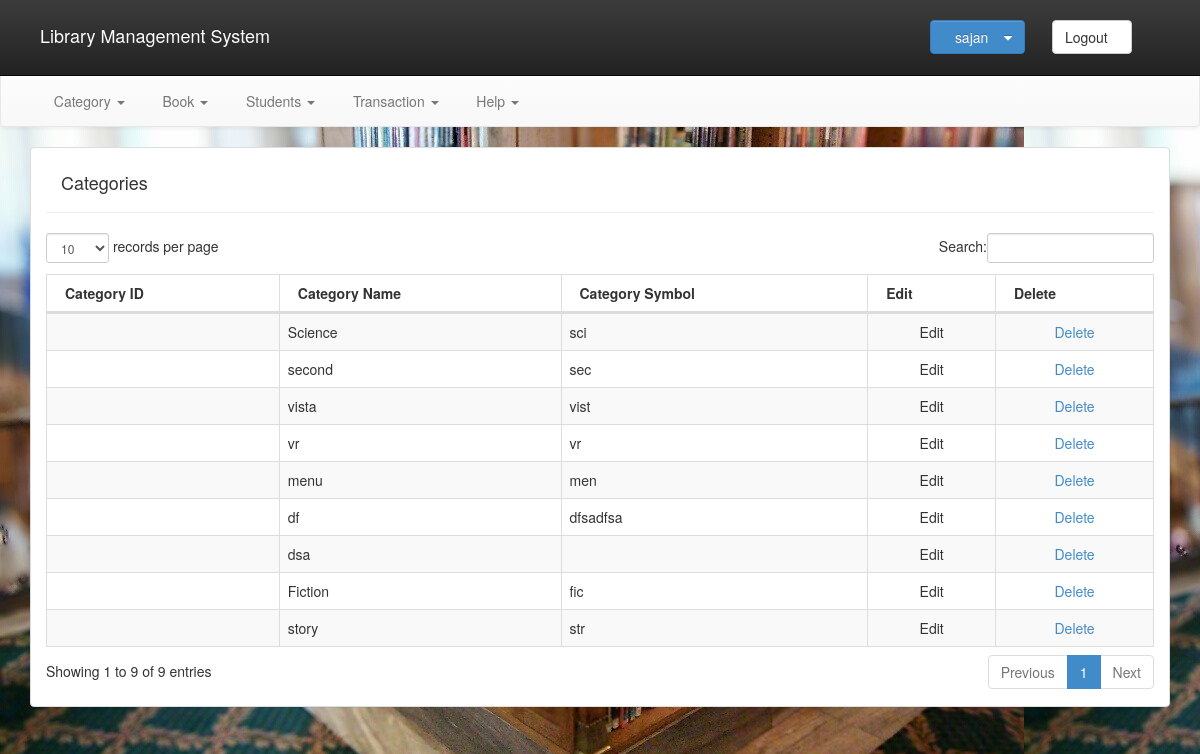
Page /categoryview.php (signed in) on the committed database.
### tables this page shows
CREATE TABLE `category` (
  `ID` int(11) NOT NULL AUTO_INCREMENT,
  `c_name` varchar(50) NOT NULL,
  `c_symbol` varchar(50) NOT NULL,
  PRIMARY KEY (`ID`)
);

### classes/Category.php (called while the page is built, shortened)
<?php
class Category{
    function viewcategory(){
        $query ="SELECT * FROM category";
         $result = mysql_query($query);
        return $result;
    }
}

### includes/config.php (called while the page is built)
<?php
$base_url = "http://localhost/lms/";

### categoryview.php (the view, shortened to what this page needs)
<?php
include 'includes/header.php';
?>
<div class="container" style="margin-top: 10px">
<div class="row">
<div class="col-lg-12">
    <div class="panel panel-default">
<div class="panel-body">
<div class="page-header" style="margin-top: 0px">
    <div class="row">
        <div class="col-lg-12">
            <div class="col-lg-4">
                <h4> Categories </h4>
            </div>
            <div class="col-lg-4">
            </div>
            <div class="col-lg-4">
            </div>
        </div>
    </div>
</div>
<div class="row">
    <div class="col-lg-12">
        <table id="example" class="table table-bordered table-striped" cellspacing="0" width="100%"">
            <thead>
            <tr>
                <th>Category ID</th>
                <th>Category Name</th>
                <th>Category Symbol</th>
                <th>Edit</th>
                <th>Delete</th>
            </tr>
            </thead>
            <tbody>
            <?php
            include ('classes/category.php');
            $categoryview_object = new category();
            $data= $categoryview_object->viewcategory();
            $num = mysql_num_rows($data);
            for ($j = 0; $j < $num; $j++) {
                $row1 = mysql_fetch_array($data);
                ?>
                <tr>
                    <td><?php echo $row1['id'] ?></td>
                    <td><?php echo $row1['c_name']?></td>
                    <td><?php echo $row1['c_symbol'] ?></td>
                    <td class="center">
                        <a style="text-decoration: none;color:inherit"
                           href="editcategory.php?cat_id=<?php echo($row1['id']) ?>">
                            Edit
                        </a>
                    </td>
                    <td class="center">
                        <a title="delete this item" href="<?php echo $base_url.'deletecategory.php?id='.$row1['id']; ?>">
                        <span >Delete</span>
                    </a>
                    </td>
                </tr>
            <?php
            }
            ?>
            </tbody>
        </table>
    </div>
</div>
</div>
</div>
</div>
</div>
</div>
</body>
</html>

### css/style.css (style rules this page uses)
.page-header { margin-top: 0px; }
.panel-body { padding-top: 0px; }
html, body { margin-bottom: -20px; }
body { font-family:roboto,Arial,sans-serif; padding-top: 40px; background-image:url('../images/background.jpg'); }
.center { text-align: center; }
a { transition: all 0.5s ease 0s; }
span { margin: 0px; padding: 0px; border: 0px none; vertical-align: baseline; font: inherit; text-decoration: none; list-style: none outside none; }

### includes/header.php (style rules this page uses)
body { font-size: 140%; }

### rows in the picture
category: c_name "Science", c_symbol "sci"
category: c_name "second", c_symbol "sec"
category: c_name "vista", c_symbol "vist"
category: c_name "vr", c_symbol "vr"
category: c_name "menu", c_symbol "men"
category: c_name "df", c_symbol "dfsadfsa"
category: c_name "dsa"
category: c_name "Fiction", c_symbol "fic"
category: c_name "story", c_symbol "str"

### other values in the picture
$_SESSION['login'] "sajan"
